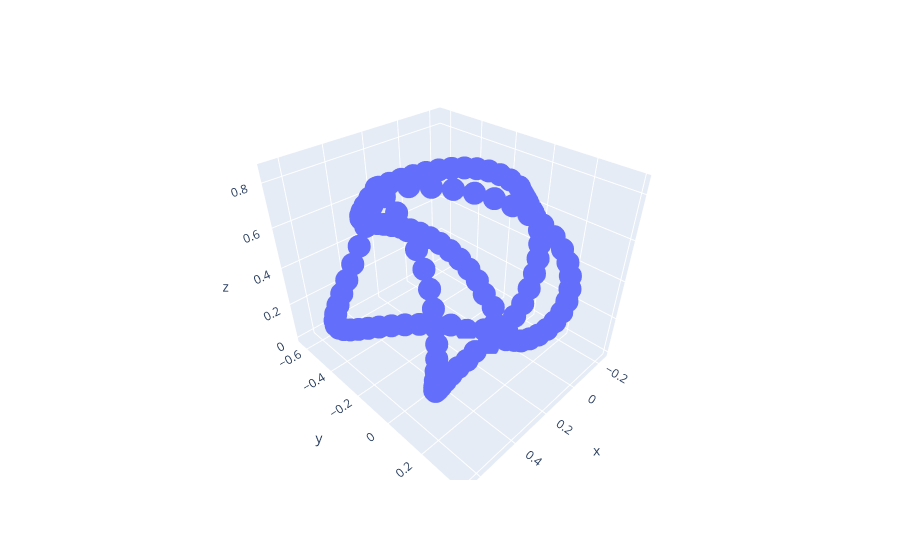

Notebook code cell kept with this figure:
### Code cell
# px.scatter_3d(points_real, 'x', 'y', 'z')
px.scatter_3d(points_3d, 'x', 'y', 'z')
# px.scatter_3d(points_3d_noise, 'x', 'y', 'z')
